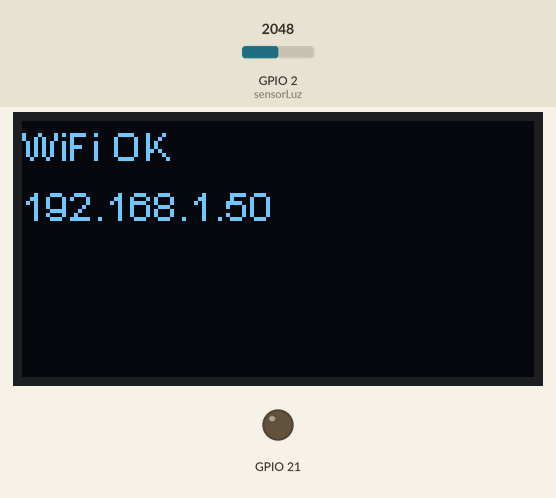
Simulated run of this sketch. Board: ESP32. Parts: 128×64 one-colour display, output pins drawn as LEDs (lit = HIGH). Inputs (shaded band) come from the test bench; at power-on: GPIO 2 (sensorLuz) = 2048. WiFi joins after 1.5 s; servers stay silent unless stated; what the sketch prints to the serial monitor is not drawn.

Above: at 1.91 s.

The sketch:

06_heltecniveldeluzsensorsinssid.ino
```cpp
#include "Arduino.h"
#include <WiFi.h>
#include <ThingSpeak.h>
#include <Wire.h>
#include "HT_SSD1306Wire.h"

//====================================================
// WIFI
//====================================================
const char* ssid = "";
const char* password = "";

//====================================================
// THINGSPEAK
//====================================================
unsigned long channelID = 3427516;
const char* writeAPIKey = "3V4SYV120EWIIEPQ";

//====================================================
// SENSOR DE LUZ
//====================================================
const int sensorLuz = 2;   // GPIO2

//====================================================
// OLED
//====================================================
SSD1306Wire factory_display(
  0x3c,
  500000,
  SDA_OLED,
  SCL_OLED,
  GEOMETRY_128_64,
  RST_OLED
);

//====================================================

WiFiClient client;

//====================================================

void VextON()
{
  pinMode(Vext, OUTPUT);
  digitalWrite(Vext, LOW);
}

//====================================================

void conectarWiFi()
{
  WiFi.disconnect(true);
  delay(100);

  WiFi.mode(WIFI_STA);
  WiFi.begin(ssid, password);

  factory_display.clear();
  factory_display.drawString(0,0,"Conectando...");
  factory_display.display();

  Serial.print("Conectando a ");
  Serial.println(ssid);

  while (WiFi.status() != WL_CONNECTED)
  {
    delay(500);
    Serial.print(".");
  }

  Serial.println();
  Serial.println("WiFi conectado");

  Serial.print("IP: ");
  Serial.println(WiFi.localIP());

  factory_display.clear();
  factory_display.drawString(0,0,"WiFi OK");
  factory_display.drawString(0,15,WiFi.localIP().toString());
  factory_display.display();
}

//====================================================

void setup()
{
  Serial.begin(115200);

  VextON();
  delay(100);

  factory_display.init();
  factory_display.clear();
  factory_display.display();

  conectarWiFi();

  ThingSpeak.begin(client);

  pinMode(sensorLuz, INPUT);
}

//====================================================

void loop()
{
  if (WiFi.status() == WL_CONNECTED)
  {
    // Leer el sensor de luz
    int luz = analogRead(sensorLuz);

    Serial.println();
    Serial.print("Nivel de luz: ");
    Serial.println(luz);

    int codigo = ThingSpeak.writeField(
                    channelID,
                    1,
                    luz,
                    writeAPIKey);

    if(codigo == 200)
    {
      Serial.println("Dato enviado correctamente");

      factory_display.clear();
      factory_display.drawString(0,0,"ThingSpeak OK");
      factory_display.drawString(0,18,"Luz:");
      factory_display.drawString(35,18,String(luz));

      // Barra de progreso (0-4095 -> 0-128 píxeles)
      int anchoBarra = map(luz, 0, 4095, 0, 128);
      factory_display.drawRect(0, 45, 128, 12);
      factory_display.fillRect(0, 45, anchoBarra, 12);

      factory_display.display();
    }
    else
    {
      Serial.print("Error: ");
      Serial.println(codigo);

      factory_display.clear();
      factory_display.drawString(0,0,"Error");
      factory_display.drawString(0,20,String(codigo));
      factory_display.display();
    }
  }
  else
  {
    Serial.println("WiFi desconectado");
  }

  // ThingSpeak gratuito: mínimo 15 segundos
  delay(20000);
}
```
